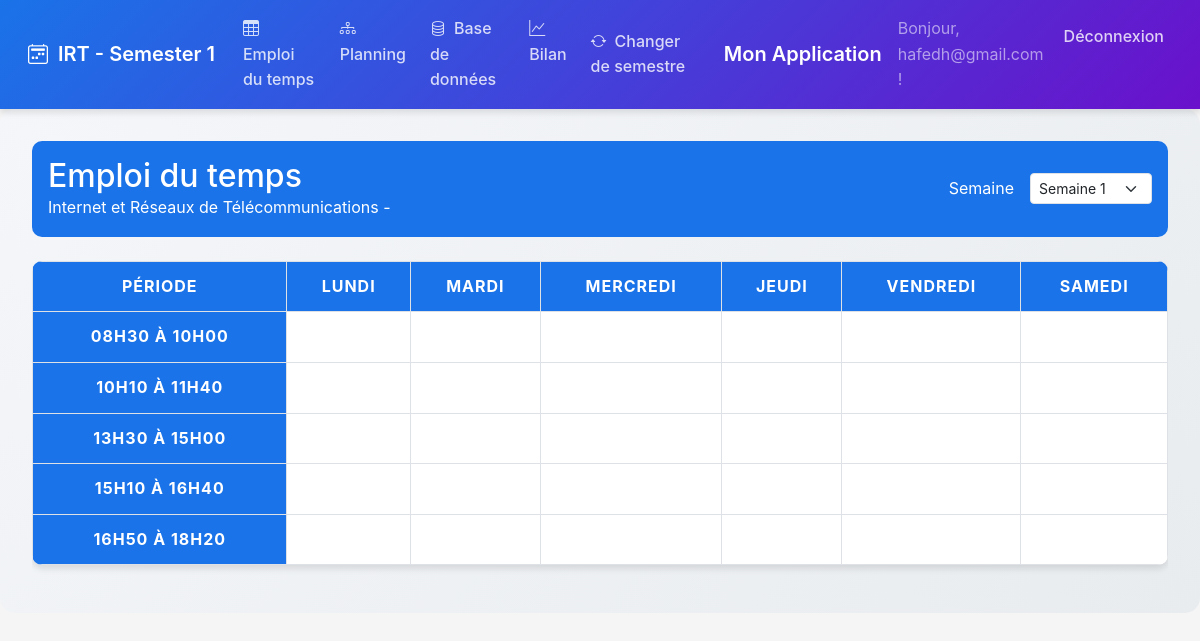
Screenshot of /IRT/S1/schedule/ (signed in) with the database file from the repository.
### schedule/models.py (models this page shows, shortened)
class Department(models.Model):
    code = models.CharField(max_length=10, primary_key=True)  # e.g., IRT, GM
    name = models.CharField(max_length=100)  # e.g., Informatique, Réseaux et Télécommunications

class Semester(models.Model):
    SEMESTER_CHOICES = [
        ('S1', 'Semester 1'),
        ('S2', 'Semester 2'),
        ('S3', 'Semester 3'),
        ('S4', 'Semester 4'),
    ]
    code = models.CharField(max_length=2, choices=SEMESTER_CHOICES)
    department = models.ForeignKey(Department, on_delete=models.CASCADE, related_name='semesters')
    class Meta:
        unique_together = ('code', 'department')

### schedule/views.py (the view)
# urls.py: path('<str:department_code>/<str:semester_code>/schedule/', views.view_schedule, name='schedule'),
@login_required
def view_schedule(request, department_code, semester_code):
    department = get_object_or_404(Department, code=department_code)
    semester = get_object_or_404(Semester, department=department, code=semester_code)
    courses = Course.objects.filter(department=department, semester=semester)
    professors = Professor.objects.all()
    rooms = Room.objects.all()
    course_assignments = CourseAssignment.objects.filter(course__in=courses)
    time_slots = TimeSlot.objects.filter(course_assignment__in=course_assignments)
    schedule_data = []
    for slot in time_slots:
        professor_name = slot.course_assignment.professor.name if slot.course_assignment.professor else 'Non assigné'
        schedule_data.append({
            'day': slot.day,
            'period': slot.period,
            'week': slot.week,
            'course': slot.course_assignment.course.code,
            'professor': professor_name,
            'type': slot.course_assignment.type,
            'room': slot.course_assignment.room.number if slot.course_assignment.room else ''
        })
    context = {
        'department': department,
        'semester': semester,
        'courses': courses,
        'professors': professors,
        'rooms': rooms,
        'schedule_data': json.dumps(schedule_data),
        'days': TimeSlot.DAYS,
        'periods': TimeSlot.PERIODS,
        'weeks': range(1, 17)
    }
    return render(request, 'schedule/schedule.html', context)

### schedule/models.py (called while the page is built)
    def is_chef_departement(self):
        return self.role.startswith('CHEF_')

### schedule/templates/schedule/schedule.html (shortened to what this page needs)
{% extends 'schedule/base.html' %}
{% block content %}
<div class="container-fluid schedule-container">
    <div class="schedule-header">
        <div>
            <h2 class="mb-0">Emploi du temps</h2>
            <p class="mb-0">{{ department.name }} - {{ semester.name }}</p>
        </div>
        <div class="week-selector">
            <label for="weekSelect" class="text-white">Semaine</label>
            <select class="form-select form-select-sm w-auto" id="weekSelect">
                {% for week in weeks %}
                <option value="{{ week }}">Semaine {{ week }}</option>
                {% endfor %}
            </select>
        </div>
    </div>
    <div class="table-responsive">
        <table class="table table-bordered schedule-table">
            <thead>
                <tr>
                    <th>Période</th>
                    {% for day in days %}
                    <th>{{ day.1 }}</th>
                    {% endfor %}
                </tr>
            </thead>
            <tbody>
                {% for period in periods %}
                <tr>
                    <th>{{ period.1 }}</th>
                    {% for day in days %}
                    <td id="cell_{{ day.0 }}_{{ period.0 }}"
                        data-day="{{ day.0 }}"
                        data-period="{{ period.0 }}">
                    </td>
                    {% endfor %}
                </tr>
                {% endfor %}
            </tbody>
        </table>
    </div>
</div>
{% endblock %}

### schedule/templates/schedule/base.html (shortened to what this page needs)
<!DOCTYPE html>
<html lang="fr">
<head>
    <link href="https://cdn.jsdelivr.net/npm/bootstrap@5.3.2/dist/css/bootstrap.min.css" rel="stylesheet">
    <link rel="stylesheet" href="https://cdn.jsdelivr.net/npm/bootstrap-icons@1.11.1/font/bootstrap-icons.css">
</head>
<body>
    <nav class="navbar navbar-expand-lg navbar-dark">
        <div class="container-fluid">
            {% if department %}
                <a class="navbar-brand" href="{% url 'department_select' %}">
                    <i class="bi bi-calendar2-week"></i>
                    {{ department.code }}{% if semester %} - {{ semester.get_code_display }}{% endif %}
                </a>
                <div class="collapse navbar-collapse" id="navbarNav">
                    <ul class="navbar-nav">
                        {% if semester %}
                        <li class="nav-item">
                            <a class="nav-link" href="{% url 'schedule' department.code semester.code %}">
                                <i class="bi bi-table me-2"></i>Emploi du temps
                            </a>
                        </li>
                        <li class="nav-item">
                            <a class="nav-link" href="{% url 'plan' department.code semester.code %}">
                                <i class="bi bi-diagram-3 me-2"></i>Planning
                            </a>
                        </li>
                        <li class="nav-item">
                            <a class="nav-link" href="{% url 'database' department.code semester.code %}">
                                <i class="bi bi-database me-2"></i>Base de données
                            </a>
                        </li>
                        <li class="nav-item">
                            <a class="nav-link" href="{% url 'bilan' department.code semester.code %}">
                                <i class="bi bi-graph-up me-2"></i>Bilan
                            </a>
                        </li>
                        {% endif %}
                    </ul>
                    <ul class="navbar-nav ms-auto">
                        <li class="nav-item">
                            <a class="nav-link" href="{% url 'semester_select' department.code %}">
                                <i class="bi bi-arrow-repeat me-2"></i>Changer de semestre
                            </a>
                        </li>
                    </ul>
                </div>
            {% else %}
                <a class="navbar-brand" href="{% url 'department_select' %}">
                    <i class="bi bi-calendar2-week"></i>Emploi du temps
                </a>
            {% endif %}
        </div>
        <a class="navbar-brand" href="/">Mon Application</a>
        <div class="collapse navbar-collapse">
            <ul class="navbar-nav ml-auto">
                {% if user.is_authenticated %}
                    <li class="nav-item">
                        <span class="navbar-text">Bonjour, {{ user.username }} !</span>
                    </li>
                    <li class="nav-item">
                        <form action="{% url 'logout' %}" method="post">
                            <button type="submit" class="logout-button">Déconnexion</button>
                        </form>
                    </li>
                {% else %}
                    <li class="nav-item">
                        <a class="nav-link" href="{% url 'login' %}">Connexion</a>
                    </li>
                {% endif %}
            </ul>
        </div>
    </nav>
    <div class="schedule-container">
        {% block content %}{% endblock %}
    </div>
</body>
</html>

### schedule/templates/schedule/schedule.html (style rules this page uses)
:root { --bg-light: #f4f6f9; --card-shadow: 0 4px 6px rgba(0,0,0,0.1); }
.schedule-container { background: linear-gradient(135deg, var(--bg-light) 0%, #e9ecef 100%); padding: 2rem; border-radius: 15px; }
.schedule-header { display: flex; justify-content: space-between; align-items: center; margin-bottom: 1.5rem; background-color: var(--primary-color); color: white; padding: 1rem; border-radius: 10px; }
.week-selector { display: flex; align-items: center; gap: 1rem; }
.schedule-table { background-color: white; border-radius: 10px; box-shadow: var(--card-shadow); overflow: hidden; }
.schedule-table th { background-color: var(--primary-color); color: white; padding: 12px; text-align: center; text-transform: uppercase; letter-spacing: 1px; }
.schedule-table td { padding: 10px; vertical-align: top; position: relative; }

### schedule/templates/schedule/base.html (style rules this page uses)
:root { --primary-color: #1a73e8; --secondary-color: #34a853; --accent-color: #ea4335; --background-light: #f5f5f5; --text-dark: #202124; --transition-speed: 0.3s; }
* { box-sizing: border-box; transition: all var(--transition-speed) ease; }
body, html { height: 100%; margin: 0; font-family: -apple-system, BlinkMacSystemFont, 'Segoe UI', Roboto, Oxygen, Ubuntu, Cantarell, 'Open Sans', 'Helvetica Neue', sans-serif; background-color: var(--background-light); color: var(--text-dark); line-height: 1.6; }
.navbar { background: linear-gradient(135deg, var(--primary-color), #6a11cb); box-shadow: 0 4px 6px rgba(0,0,0,0.1); padding: 0.5rem 1rem; }
.navbar-brand { font-weight: 600; color: white !important; display: flex; align-items: center; }
.navbar-brand i { margin-right: 10px; }
.nav-link { color: rgba(255,255,255,0.8) !important; font-weight: 500; position: relative; padding: 0.5rem 1rem; margin: 0 0.25rem; border-radius: 4px; transition: all var(--transition-speed) ease; }
.nav-link::after { content: ''; position: absolute; width: 0; height: 2px; bottom: -5px; left: 50%; background-color: white; transition: width 0.3s ease; transform: translateX(-50%); }
.schedule-container { width: 100%; overflow-x: auto; padding: 1rem; }
.logout-button { background: none; border: none; padding: 0.5rem 1rem; color: rgba(255,255,255,0.8) !important; font-weight: 500; cursor: pointer; margin: 0 0.25rem; border-radius: 4px; transition: all var(--transition-speed) ease; }

### rows the page displays
Department: code "IRT", name "Internet et Réseaux de Télécommunications"
Semester: code "Semester 1"

### other values shown
{{ user.username }} "hafedh@gmail.com"
{{ day.1 }} "LUNDI" "MARDI" "MERCREDI" "JEUDI" "VENDREDI" "SAMEDI"
{{ period.1 }} "08H30 À 10H00" "10H10 À 11H40" "13H30 À 15H00" "15H10 À 16H40" "16H50 À 18H20"
